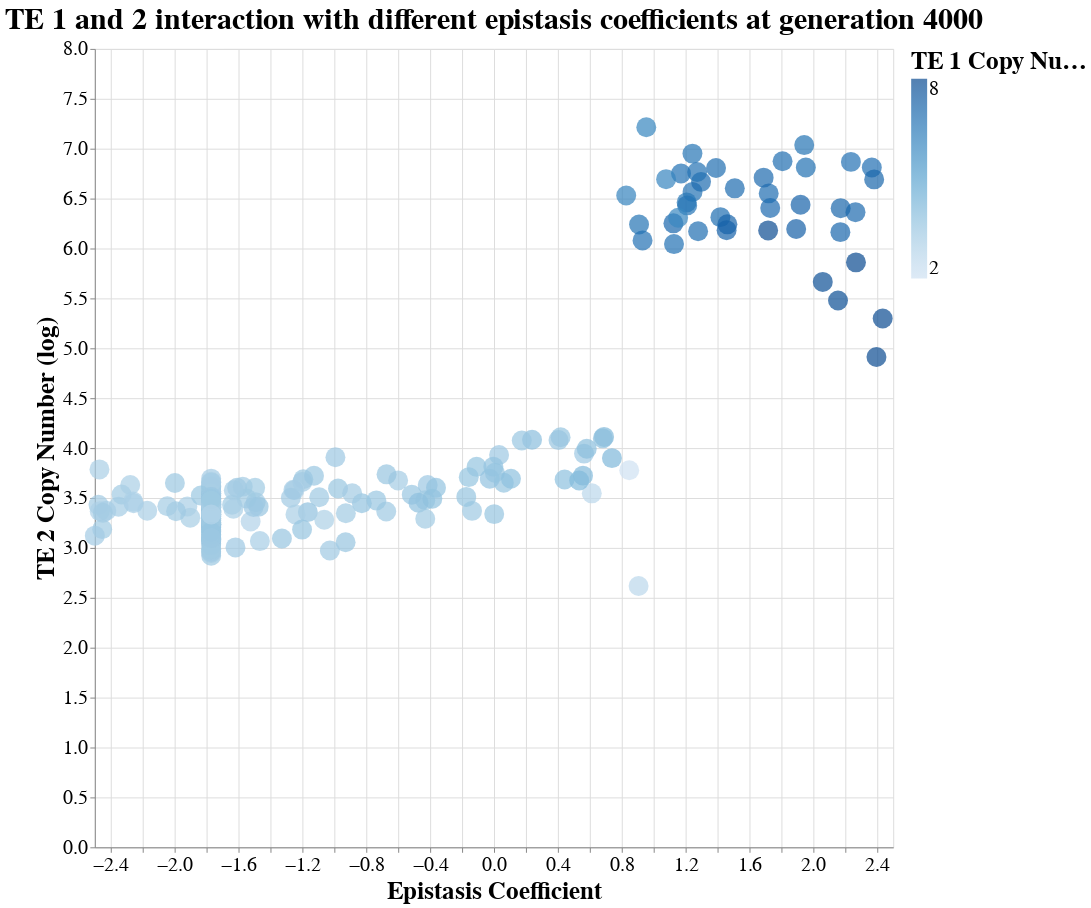

Notebook code for this chart:
### Code cell
# In altair
alt.Chart(plotFrame).mark_circle().encode(
    x="Epistasis Coefficient",
    y="TE 2 Copy Number (log)",
    color="TE 1 Copy Number (log)"
).properties(
    height=800,
    width=800,
    title="TE 1 and 2 interaction with different epistasis coefficients at generation 4000",
).configure_circle(
    size=400
).configure_axis(
    labelFontSize=20, titleFontSize=25
).configure_title(
    fontSize=30
).configure_legend(
    labelFontSize=20, titleFontSize=25
)

### Figure 1 — Vega-Lite specification as saved in the notebook (floating-point values rounded to 4 significant figures; data arrays with more than 128 entries replaced by an {"elided": "..."} marker saying what was removed)
{"config": {"view": {"continuousWidth": 400, "continuousHeight": 300}, "axis": {"labelFontSize": 20, "titleFontSize": 25}, "circle": {"size": 400}, "legend": {"labelFontSize": 20, "titleFontSize": 25}, "title": {"fontSize": 30}}, "data": {"name": "data-0e8786a0b7c305a2356541a1347897da"}, "mark": "circle", "encoding": {"color": {"type": "quantitative", "field": "TE 1 Copy Number (log)"}, "x": {"type": "quantitative", "field": "Epistasis Coefficient"}, "y": {"type": "quantitative", "field": "TE 2 Copy Number (log)"}}, "height": 800, "title": "TE 1 and 2 interaction with different epistasis coefficients at generation 4000", "width": 800, "$schema": "https://vega.github.io/schema/vega-lite/v4.8.1.json", "datasets": {"data-0e8786a0b7c305a2356541a1347897da": {"elided": "250 records"}}}
